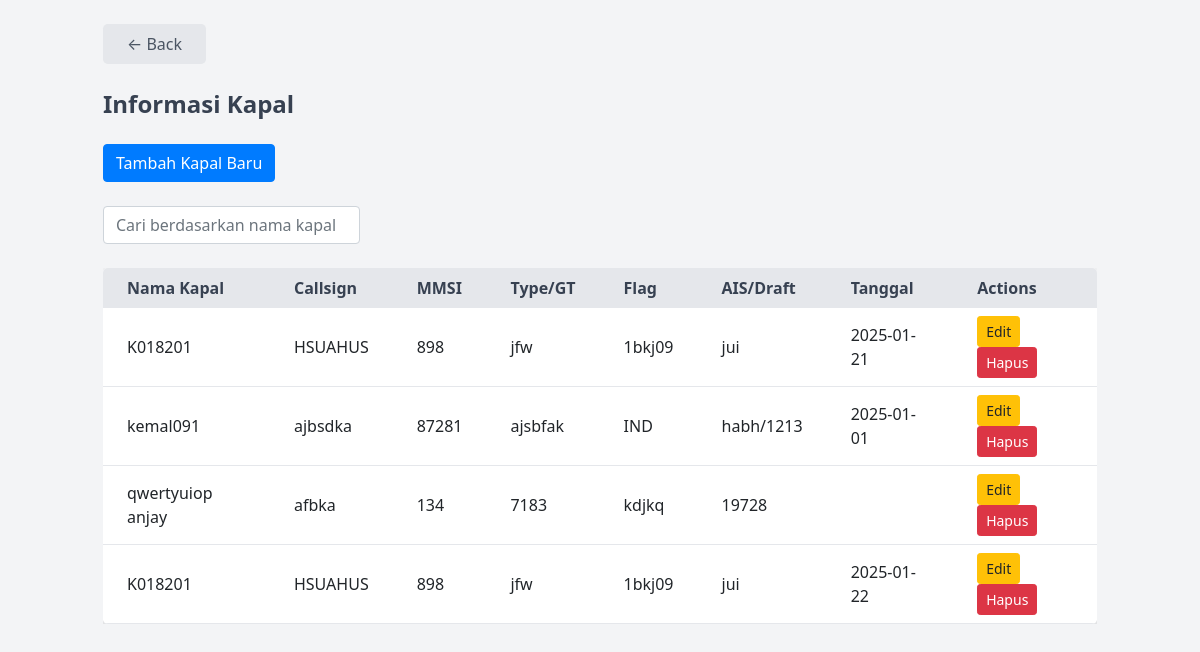
/informasi_kapal.php (signed in), run on the app's committed database.
### tables this page shows
CREATE TABLE `kapal` (
  `id` int(11) NOT NULL,
  `nama_kapal` varchar(50) DEFAULT NULL,
  `callsign` varchar(50) DEFAULT NULL,
  `mmsi` int(15) DEFAULT NULL,
  `type_gt` varchar(30) DEFAULT NULL,
  `flag` varchar(25) DEFAULT NULL,
  `ais_draft` varchar(50) DEFAULT NULL,
  `tanggal` date DEFAULT NULL
);

### informasi_kapal.php (the view, shortened to what this page needs)
<?php
$conn = new mysqli('localhost', 'root', '', 'kapal_db');
$result = $conn->query("SELECT * FROM kapal");
?>
<!DOCTYPE html>
<html lang="en">
<head>
    <link href="https://stackpath.bootstrapcdn.com/bootstrap/4.5.2/css/bootstrap.min.css" rel="stylesheet">
    <link href="https://cdn.jsdelivr.net/npm/tailwindcss@2.2.19/dist/tailwind.min.css" rel="stylesheet">
</head>
<body class="bg-gray-100">
    <div class="container mx-auto mt-4">
        <a href="dashboard.php" class="inline-block bg-gray-200 text-gray-600 py-2 px-4 rounded-lg hover:bg-gray-300 transition duration-200">
            ← Back
        </a>
        <h2 class="text-2xl font-bold text-gray-700 mt-6">Informasi Kapal</h2>
        <a href="tambah_kapal.php" class="btn btn-primary my-4">Tambah Kapal Baru</a>
        <form id="searchForm" method="POST" class="form-inline mb-4">
            <input type="text" id="searchInput" class="form-control mr-2" placeholder="Cari berdasarkan nama kapal">
        </form>
        <div class="overflow-x-auto">
            <table class="table-auto w-full bg-white shadow-lg rounded-lg overflow-hidden">
                <thead>
                    <tr class="bg-gray-200 text-gray-700">
                        <th class="px-4 py-2">Nama Kapal</th>
                        <th class="px-4 py-2">Callsign</th>
                        <th class="px-4 py-2">MMSI</th>
                        <th class="px-4 py-2">Type/GT</th>
                        <th class="px-4 py-2">Flag</th>
                        <th class="px-4 py-2">AIS/Draft</th>
                        <th class="px-4 py-2">Tanggal</th>
                        <th class="px-4 py-2">Actions</th>
                    </tr>
                </thead>
                <tbody id="kapalTableBody">
                    <?php while ($row = $result->fetch_assoc()): ?>
                        <tr class="border-b border-gray-200">
                            <td class="px-4 py-2"><?php echo htmlspecialchars($row['nama_kapal']); ?></td>
                            <td class="px-4 py-2"><?php echo htmlspecialchars($row['callsign']); ?></td>
                            <td class="px-4 py-2"><?php echo htmlspecialchars($row['mmsi']); ?></td>
                            <td class="px-4 py-2"><?php echo htmlspecialchars($row['type_gt']); ?></td>
                            <td class="px-4 py-2"><?php echo htmlspecialchars($row['flag']); ?></td>
                            <td class="px-4 py-2"><?php echo htmlspecialchars($row['ais_draft']); ?></td>
                            <td class="px-4 py-2"><?php echo htmlspecialchars($row['tanggal']); ?></td>
                            <td class="px-4 py-2">
                                <a href="edit_kapal.php?id=<?php echo $row['id']; ?>" class="btn btn-warning btn-sm">Edit</a>
                                <a href="informasi_kapal.php?delete=<?php echo $row['id']; ?>" class="btn btn-danger btn-sm" onclick="return confirm('Yakin ingin menghapus?')">Hapus</a>
                            </td>
                        </tr>
                    <?php endwhile; ?>
                </tbody>
            </table>
        </div>
    </div>
</body>
</html>

### data on the page
kapal: nama_kapal "K018201", callsign "HSUAHUS", mmsi "898", type_gt "jfw", flag "1bkj09", ais_draft "jui", tanggal "2025-01-21"
kapal: nama_kapal "kemal091", callsign "ajbsdka", mmsi "87281", type_gt "ajsbfak", flag "IND", ais_draft "habh/1213", tanggal "2025-01-01"
kapal: nama_kapal "qwertyuiop anjay", callsign "afbka", mmsi "134", type_gt "7183", flag "kdjkq", ais_draft "19728"
kapal: nama_kapal "K018201", callsign "HSUAHUS", mmsi "898", type_gt "jfw", flag "1bkj09", ais_draft "jui", tanggal "2025-01-22"
